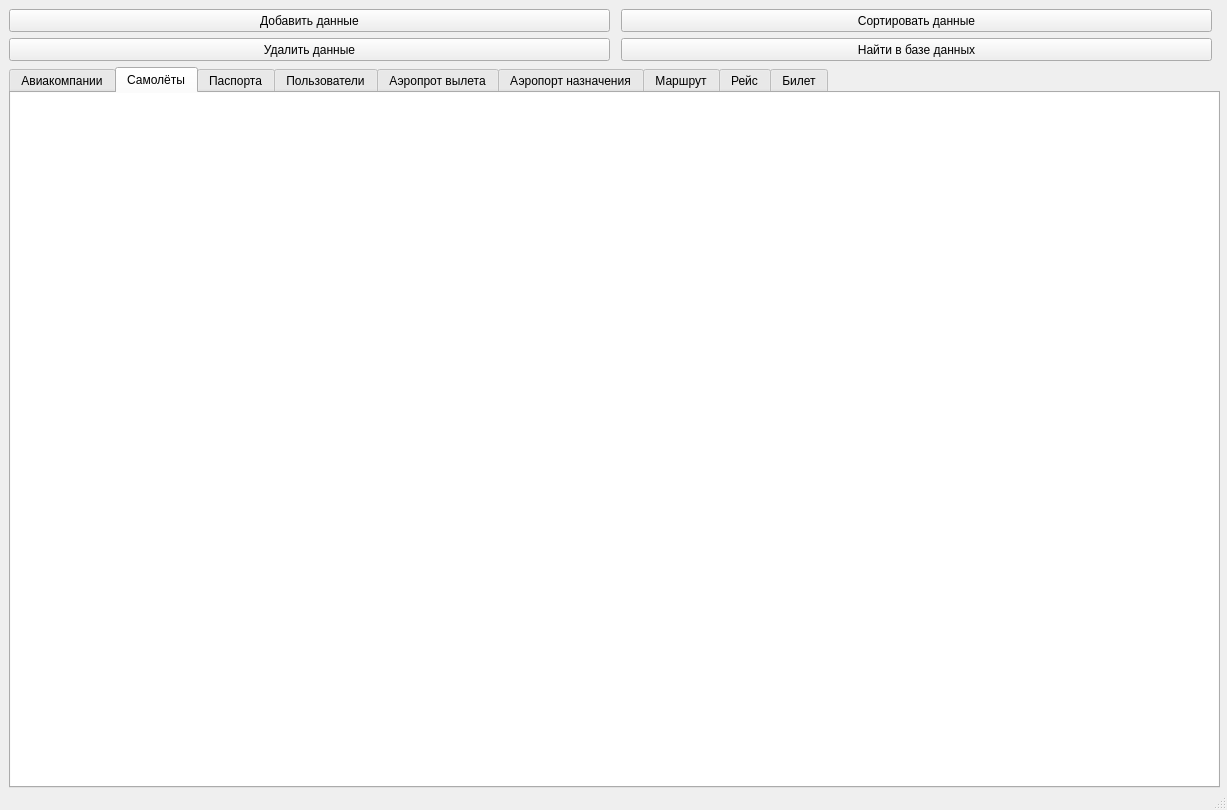
<?xml version="1.0" encoding="UTF-8"?>
<ui version="4.0">
 <class>MainWindow</class>
 <widget class="QMainWindow" name="MainWindow">
  <property name="geometry">
   <rect>
    <x>0</x>
    <y>0</y>
    <width>1227</width>
    <height>810</height>
   </rect>
  </property>
  <property name="windowTitle">
   <string>MainWindow</string>
  </property>
  <property name="layoutDirection">
   <enum>Qt::LeftToRight</enum>
  </property>
  <property name="styleSheet">
   <string notr="true"/>
  </property>
  <widget class="QWidget" name="centralwidget">
   <widget class="QTabWidget" name="tab_widget">
    <property name="geometry">
     <rect>
      <x>9</x>
      <y>67</y>
      <width>1211</width>
      <height>721</height>
     </rect>
    </property>
    <property name="styleSheet">
     <string notr="true"/>
    </property>
    <property name="currentIndex">
     <number>1</number>
    </property>
    <widget class="QWidget" name="Airline_tab">
     <attribute name="title">
      <string>Авиакомпании</string>
     </attribute>
     <widget class="QTableView" name="airline_tableView">
      <property name="geometry">
       <rect>
        <x>-1</x>
        <y>-1</y>
        <width>1211</width>
        <height>701</height>
       </rect>
      </property>
      <property name="styleSheet">
       <string notr="true"/>
      </property>
     </widget>
    </widget>
    <widget class="QWidget" name="Plane_tab">
     <attribute name="title">
      <string>Самолёты</string>
     </attribute>
     <widget class="QTableView" name="plane_tableView">
      <property name="geometry">
       <rect>
        <x>-1</x>
        <y>-1</y>
        <width>1211</width>
        <height>701</height>
       </rect>
      </property>
      <property name="styleSheet">
       <string notr="true"/>
      </property>
     </widget>
    </widget>
    <widget class="QWidget" name="passport_users_tab">
     <attribute name="title">
      <string>Паспорта</string>
     </attribute>
     <widget class="QTableView" name="passpor_user_tableView">
      <property name="geometry">
       <rect>
        <x>0</x>
        <y>-10</y>
        <width>1251</width>
        <height>821</height>
       </rect>
      </property>
      <property name="styleSheet">
       <string notr="true"/>
      </property>
     </widget>
    </widget>
    <widget class="QWidget" name="users_tab">
     <attribute name="title">
      <string>Пользователи</string>
     </attribute>
     <widget class="QTableView" name="users_tableView">
      <property name="geometry">
       <rect>
        <x>0</x>
        <y>-10</y>
        <width>1251</width>
        <height>821</height>
       </rect>
      </property>
      <property name="styleSheet">
       <string notr="true"/>
      </property>
     </widget>
    </widget>
    <widget class="QWidget" name="airport_out_tab">
     <attribute name="title">
      <string>Аэропрот вылета</string>
     </attribute>
     <widget class="QTableView" name="airport_out_tableView">
      <property name="geometry">
       <rect>
        <x>0</x>
        <y>-10</y>
        <width>1251</width>
        <height>821</height>
       </rect>
      </property>
      <property name="styleSheet">
       <string notr="true"/>
      </property>
     </widget>
    </widget>
    <widget class="QWidget" name="airport_in_tab">
     <attribute name="title">
      <string>Аэропорт назначения</string>
     </attribute>
     <widget class="QTableView" name="airport_in_tableView">
      <property name="geometry">
       <rect>
        <x>0</x>
        <y>-10</y>
        <width>1251</width>
        <height>831</height>
       </rect>
      </property>
      <property name="styleSheet">
       <string notr="true"/>
      </property>
     </widget>
    </widget>
    <widget class="QWidget" name="route_tab">
     <attribute name="title">
      <string>Маршрут</string>
     </attribute>
     <widget class="QTableView" name="route_tableView">
      <property name="geometry">
       <rect>
        <x>0</x>
        <y>-10</y>
        <width>1251</width>
        <height>821</height>
       </rect>
      </property>
      <property name="styleSheet">
       <string notr="true"/>
      </property>
     </widget>
    </widget>
    <widget class="QWidget" name="flight_tab">
     <attribute name="title">
      <string>Рейс</string>
     </attribute>
     <widget class="QTableView" name="flight_tableView">
      <property name="geometry">
       <rect>
        <x>0</x>
        <y>-10</y>
        <width>1251</width>
        <height>821</height>
       </rect>
      </property>
      <property name="styleSheet">
       <string notr="true"/>
      </property>
     </widget>
    </widget>
    <widget class="QWidget" name="ticket_tab">
     <attribute name="title">
      <string>Билет</string>
     </attribute>
     <widget class="QTableView" name="ticket_tableView">
      <property name="geometry">
       <rect>
        <x>-1</x>
        <y>-1</y>
        <width>1211</width>
        <height>701</height>
       </rect>
      </property>
      <property name="styleSheet">
       <string notr="true"/>
      </property>
     </widget>
    </widget>
   </widget>
   <widget class="QPushButton" name="pushButton">
    <property name="geometry">
     <rect>
      <x>9</x>
      <y>9</y>
      <width>601</width>
      <height>23</height>
     </rect>
    </property>
    <property name="styleSheet">
     <string notr="true"/>
    </property>
    <property name="text">
     <string>Добавить данные</string>
    </property>
   </widget>
   <widget class="QPushButton" name="pushButton_2">
    <property name="geometry">
     <rect>
      <x>9</x>
      <y>38</y>
      <width>601</width>
      <height>23</height>
     </rect>
    </property>
    <property name="text">
     <string>Удалить данные</string>
    </property>
   </widget>
   <widget class="QPushButton" name="pushButton_4">
    <property name="geometry">
     <rect>
      <x>621</x>
      <y>9</y>
      <width>591</width>
      <height>23</height>
     </rect>
    </property>
    <property name="text">
     <string>Сортировать данные</string>
    </property>
   </widget>
   <widget class="QPushButton" name="pushButton_3">
    <property name="geometry">
     <rect>
      <x>621</x>
      <y>38</y>
      <width>591</width>
      <height>23</height>
     </rect>
    </property>
    <property name="text">
     <string>Найти в базе данных</string>
    </property>
   </widget>
  </widget>
  <widget class="QStatusBar" name="statusbar"/>
 </widget>
 <resources/>
 <connections/>
</ui>
